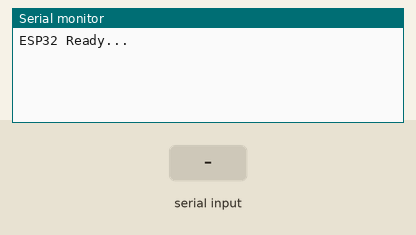
The sketch below on a simulated ESP32. Parts: the last lines printed to the serial monitor. Inputs (shaded band) come from the test bench. The modem accepts every AT command (registered, SIM ready, sends succeed) and sends nothing else.

Above: at 8.2 s.
8.3 s: "90,45\n" received over the second serial link
At 9.5 s:
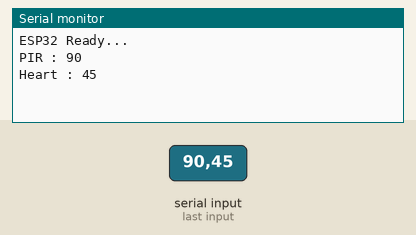
9.8 s: "30,150\n" received over the second serial link
At 10.9 s:
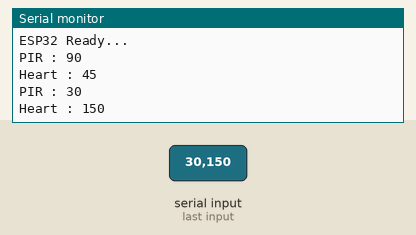

Measured:
- after the input at 8.3 s, the serial monitor: prints a new line at once (image 1)
- after the input at 9.8 s, the serial monitor: prints a new line at once (image 2)

The sketch:

esprx_code.ino
```cpp
#include <HardwareSerial.h>

HardwareSerial ArduinoSerial(2);
HardwareSerial GSM(1);

String phoneNumber = "+918807271185";

bool smsSent = false;

void setup() {

  Serial.begin(115200);


  ArduinoSerial.begin(9600, SERIAL_8N1, 16, 17);


  GSM.begin(9600, SERIAL_8N1, 4, 5);

  delay(5000);

  GSM.println("AT");
  delay(1000);

  GSM.println("AT+CMGF=1");
  delay(1000);

  Serial.println("ESP32 Ready...");
}

void loop() {

  if (ArduinoSerial.available()) {

    String data = ArduinoSerial.readStringUntil('\n');
    data.trim();

    int comma = data.indexOf(',');

    if (comma > 0) {

      int pir = data.substring(0, comma).toInt();
      int heart = data.substring(comma + 1).toInt();

      Serial.print("PIR : ");
      Serial.println(pir);

      Serial.print("Heart : ");
      Serial.println(heart);


      if (pir == 1 && !smsSent) {

        sendSMS(heart);
        smsSent = true;
      }


      if (pir == 0) {
        smsSent = false;
      }
    }
  }
}

void sendSMS(int heart) {

  GSM.println("AT+CMGF=1");
  delay(1000);

  GSM.print("AT+CMGS=\"");
  GSM.print(phoneNumber);
  GSM.println("\"");

  delay(2000);

  GSM.println("***** ALERT *****");
  GSM.println("Motion Detected");
  GSM.print("Heart Value : ");
  GSM.println(heart);

  delay(1000);

  GSM.write(26);

  delay(5000);

  Serial.println("SMS Sent Successfully");
}
```
